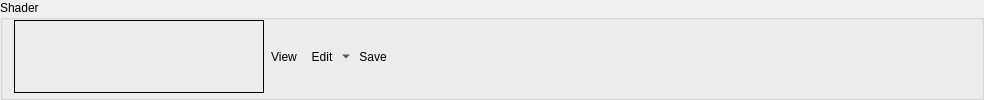
        <widget class="QGroupBox" name="csShaderGroup">
         <property name="sizePolicy">
          <sizepolicy hsizetype="Preferred" vsizetype="Minimum">
           <horstretch>0</horstretch>
           <verstretch>0</verstretch>
          </sizepolicy>
         </property>
         <property name="title">
          <string>Shader</string>
         </property>
         <layout class="QHBoxLayout" name="horizontalLayout_19">
          <property name="spacing">
           <number>0</number>
          </property>
          <property name="topMargin">
           <number>0</number>
          </property>
          <property name="bottomMargin">
           <number>4</number>
          </property>
          <item>
           <widget class="RDLabel" name="csShader">
            <property name="minimumSize">
             <size>
              <width>250</width>
              <height>0</height>
             </size>
            </property>
            <property name="cursor">
             <cursorShape>PointingHandCursor</cursorShape>
            </property>
            <property name="toolTip">
             <string>Open Shader Source</string>
            </property>
            <property name="frameShape">
             <enum>QFrame::Box</enum>
            </property>
            <property name="text">
             <string/>
            </property>
           </widget>
          </item>
          <item>
           <widget class="QToolButton" name="csShaderViewButton">
            <property name="cursor">
             <cursorShape>PointingHandCursor</cursorShape>
            </property>
            <property name="toolTip">
             <string>Open Shader Source</string>
            </property>
            <property name="text">
             <string>View</string>
            </property>
            <property name="icon">
             <iconset resource="../../Resources/resources.qrc">
              <normaloff>:/action.png</normaloff>:/action.png</iconset>
            </property>
            <property name="toolButtonStyle">
             <enum>Qt::ToolButtonTextBesideIcon</enum>
            </property>
            <property name="autoRaise">
             <bool>true</bool>
            </property>
           </widget>
          </item>
          <item>
           <widget class="QToolButton" name="csShaderEditButton">
            <property name="toolTip">
             <string>Edit Shader</string>
            </property>
            <property name="text">
             <string>Edit</string>
            </property>
            <property name="icon">
             <iconset resource="../../Resources/resources.qrc">
              <normaloff>:/page_white_edit.png</normaloff>:/page_white_edit.png</iconset>
            </property>
            <property name="popupMode">
             <enum>QToolButton::MenuButtonPopup</enum>
            </property>
            <property name="toolButtonStyle">
             <enum>Qt::ToolButtonTextBesideIcon</enum>
            </property>
            <property name="autoRaise">
             <bool>true</bool>
            </property>
           </widget>
          </item>
          <item>
           <widget class="QToolButton" name="csShaderSaveButton">
            <property name="toolTip">
             <string>Save Shader GLSL</string>
            </property>
            <property name="text">
             <string>Save</string>
            </property>
            <property name="icon">
             <iconset resource="../../Resources/resources.qrc">
              <normaloff>:/save.png</normaloff>:/save.png</iconset>
            </property>
            <property name="toolButtonStyle">
             <enum>Qt::ToolButtonTextBesideIcon</enum>
            </property>
            <property name="autoRaise">
             <bool>true</bool>
            </property>
           </widget>
          </item>
          <item>
           <spacer name="csShaderSpacer">
            <property name="orientation">
             <enum>Qt::Horizontal</enum>
            </property>
            <property name="sizeHint" stdset="0">
             <size>
              <width>576</width>
              <height>20</height>
             </size>
            </property>
           </spacer>
          </item>
         </layout>
        </widget>
